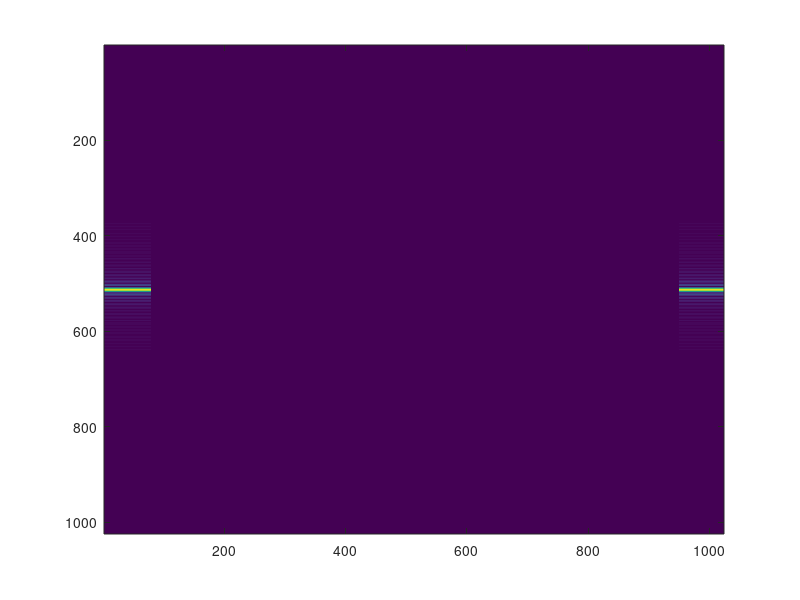

MATLAB code for this plot: (Note: this script raises an error after producing the figure.)
clc;clear;close all;
% create matrix of size 256*256
image=zeros(256,256,'logical');
for i=50:200
    for j=50:200
        image(i,j)=1;
    end
end


% calculate the FFT 
fftimage=fft(image);

% Adding zero padding the matrix image to make its size 1024*1024
% then calculate the DFT(discrete fourier transform)
img_pad=zeros(1024,1024,'logical');
img_pad(390:390+255,390:390+255)=image; % kept the image in the center

% calculate the dft using fft
image2=fft(img_pad);


% change display of the zero frequency coefficient to be in the 
% center of spectrum

image3=fftshift(image2); % shifting the zero frequecy component to the center


%  display the image3
% calculate the fft spectrum it's just the square root of the fft times
% its complex conjugate
fft_spectrum=sqrt(image3.*conj(image3));
x=-5:0.01:5;
x=meshgrid(x,x);
imagesc(fft_spectrum)
colormap(x)
